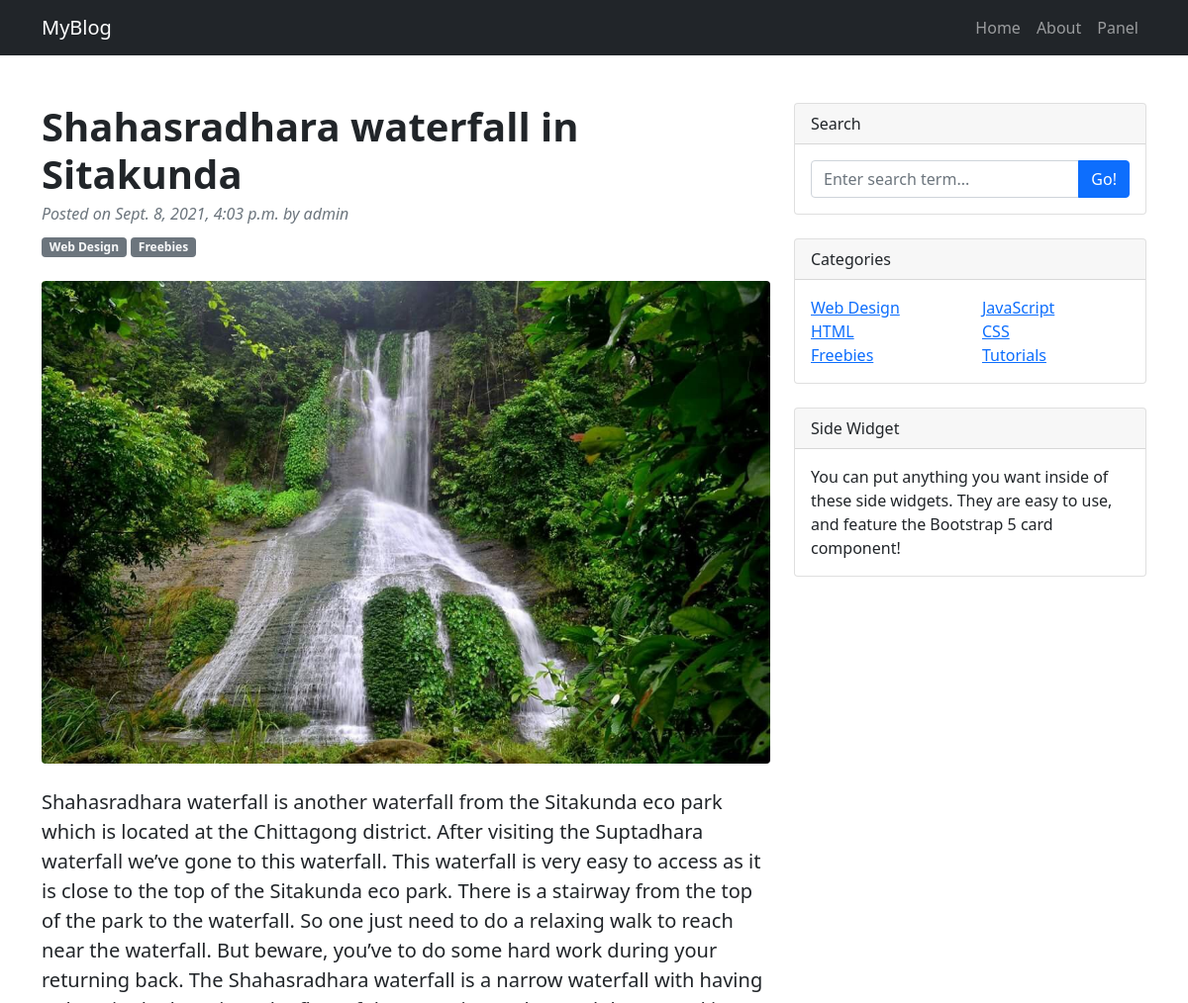
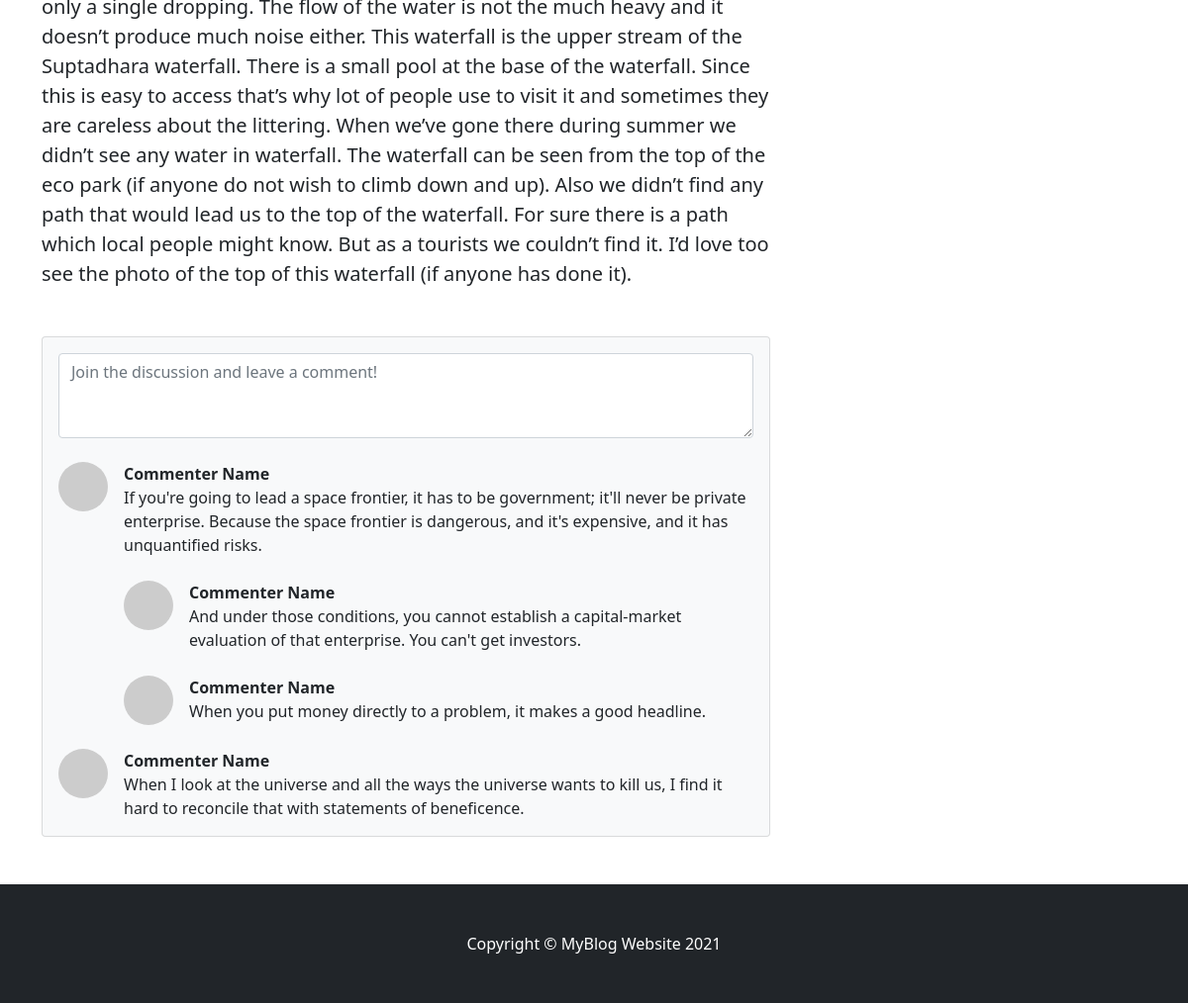
The page /post/35/ on the database its author committed (2 pictures, top to bottom).
### posts/models.py (models this page shows, shortened)
class Post(models.Model):
    title = models.CharField(max_length=100)
    content = models.TextField()
    post_img = models.ImageField(default='default_image.jpg', null=True, blank=True)
    created_on = models.DateTimeField(auto_now_add=True)
    updated_on = models.DateTimeField(auto_now=True)
    class Meta:
        ordering = ('-created_on',)

### posts/views.py (the view)
# urls.py: path('post/<id>/', views.post_detail, name='post_detail'),
def post_detail(request, id):
    post = Post.objects.get(id=id)
    context = {
        'post': post
    }
    return render(request, 'front/post_detail.html', context)

### templates/front/post_detail.html (shortened to what this page needs)
{% extends 'front/front_base.html' %}
{% block content %}
<div class="container mt-5">
    <div class="row">
        <div class="col-lg-8">
            <article>
                <header class="mb-4">
                    <h1 class="fw-bolder mb-1"> {{post.title}} </h1>
                    <div class="text-muted fst-italic mb-2">Posted on {{post.created_on}} by admin</div>
                    <a class="badge bg-secondary text-decoration-none link-light" href="#!">Web Design</a>
                    <a class="badge bg-secondary text-decoration-none link-light" href="#!">Freebies</a>
                </header>
                <figure class="mb-4"><img class="img-fluid rounded" src="{{post.post_img.url}}" alt="{{post.title}}" /></figure>
                <section class="mb-5">
                    <p class="fs-5 mb-4"> {{post.content}} </p>
                </section>
            </article>
            <section class="mb-5">
                <div class="card bg-light">
                    <div class="card-body">
                        <form class="mb-4"><textarea class="form-control" rows="3" placeholder="Join the discussion and leave a comment!"></textarea></form>
                        <div class="d-flex mb-4">
                            <div class="flex-shrink-0"><img class="rounded-circle" src="https://dummyimage.com/50x50/ced4da/6c757d.jpg" alt="..." /></div>
                            <div class="ms-3">
                                <div class="fw-bold">Commenter Name</div>
                                If you're going to lead a space frontier, it has to be government; it'll never be private enterprise. Because the space frontier is dangerous, and it's expensive, and it has unquantified risks.
                                <div class="d-flex mt-4">
                                    <div class="flex-shrink-0"><img class="rounded-circle" src="https://dummyimage.com/50x50/ced4da/6c757d.jpg" alt="..." /></div>
                                    <div class="ms-3">
                                        <div class="fw-bold">Commenter Name</div>
                                        And under those conditions, you cannot establish a capital-market evaluation of that enterprise. You can't get investors.
                                    </div>
                                </div>
                                <div class="d-flex mt-4">
                                    <div class="flex-shrink-0"><img class="rounded-circle" src="https://dummyimage.com/50x50/ced4da/6c757d.jpg" alt="..." /></div>
                                    <div class="ms-3">
                                        <div class="fw-bold">Commenter Name</div>
                                        When you put money directly to a problem, it makes a good headline.
                                    </div>
                                </div>
                            </div>
                        </div>
                        <div class="d-flex">
                            <div class="flex-shrink-0"><img class="rounded-circle" src="https://dummyimage.com/50x50/ced4da/6c757d.jpg" alt="..." /></div>
                            <div class="ms-3">
                                <div class="fw-bold">Commenter Name</div>
                                When I look at the universe and all the ways the universe wants to kill us, I find it hard to reconcile that with statements of beneficence.
                            </div>
                        </div>
                    </div>
                </div>
            </section>
        </div>
        <div class="col-lg-4">
            <div class="card mb-4">
                <div class="card-header">Search</div>
                <div class="card-body">
                    <div class="input-group">
                        <input class="form-control" type="text" placeholder="Enter search term..." aria-label="Enter search term..." aria-describedby="button-search" />
                        <button class="btn btn-primary" id="button-search" type="button">Go!</button>
                    </div>
                </div>
            </div>
            <div class="card mb-4">
                <div class="card-header">Categories</div>
                <div class="card-body">
                    <div class="row">
                        <div class="col-sm-6">
                            <ul class="list-unstyled mb-0">
                                <li><a href="#!">Web Design</a></li>
                                <li><a href="#!">HTML</a></li>
                                <li><a href="#!">Freebies</a></li>
                            </ul>
                        </div>
                        <div class="col-sm-6">
                            <ul class="list-unstyled mb-0">
                                <li><a href="#!">JavaScript</a></li>
                                <li><a href="#!">CSS</a></li>
                                <li><a href="#!">Tutorials</a></li>
                            </ul>
                        </div>
                    </div>
                </div>
            </div>
            <div class="card mb-4">
                <div class="card-header">Side Widget</div>
                <div class="card-body">You can put anything you want inside of these side widgets. They are easy to use, and feature the Bootstrap 5 card component!</div>
            </div>
        </div>
    </div>
</div>
{% endblock %}

### rows shown on the page
Post: title "Shahasradhara waterfall in Sitakunda", created_on "Sept. 8, 2021, 4:03 p.m.", post_img (picture), content "Shahasradhara waterfall is another waterfall from the Sitakunda eco park which is located at the Chittagong district. After visiting the Suptadhara waterfall we’ve gone to this waterfall. This waterfall is very easy to access as it is close to the top of the Sitakunda eco park. There is a stairway from the top of the park to the waterfall. So one just need to do a relaxing walk to reach near the waterfall. But beware, you’ve to do some hard work during your returning back. The Shahasradhara waterfall is a narrow waterfall with having only a single dropping. The flow of the water is not the much heavy and it doesn’t produce much noise either. This waterfall is the upper stream of the…"
